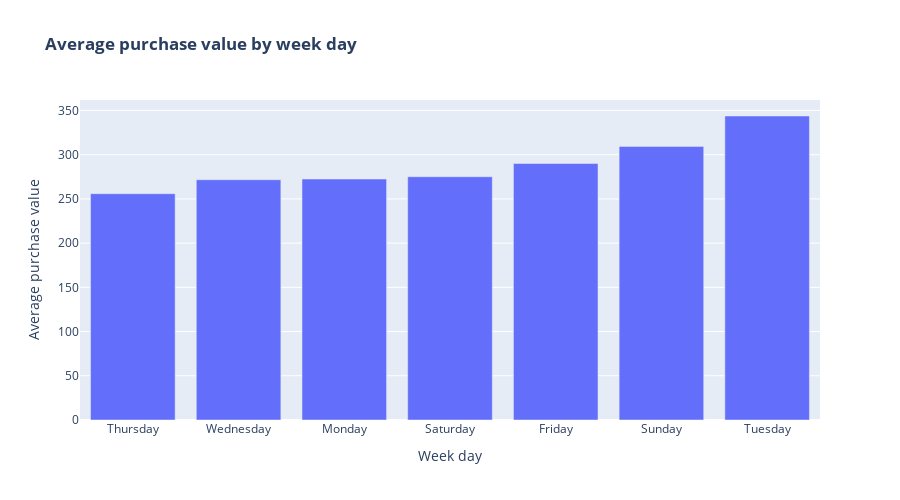

Notebook source saved alongside this figure:
### Code cell
# Create bar chart
fig = px.bar(weekday_avg_sales,
             x="week_day",
             y="total",
             title="<b>Average purchase value by week day</b>",
             labels={"week_day": "Week day", "total": "Average purchase value"})

# Set size
fig.update_layout(width=900, height=500) 

# Show the plot
fig.show()

### Figure 1 — Plotly figure (JSON) as saved in the notebook; plotly's stock layout.template omitted (floating-point values rounded to 4 significant figures)
{"data": [{"alignmentgroup": "True", "hovertemplate": "Week day=%{x}<br>Average purchase value=%{y}<extra></extra>", "legendgroup": "", "marker": {"color": "#636efa", "pattern": {"shape": ""}}, "name": "", "offsetgroup": "", "orientation": "v", "showlegend": false, "textposition": "auto", "x": ["Thursday", "Wednesday", "Monday", "Saturday", "Friday", "Sunday", "Tuesday"], "xaxis": "x", "y": [255.9, 271.7, 272.4, 275.1, 290.0, 309.4, 343.8], "yaxis": "y", "type": "bar"}], "layout": {"xaxis": {"anchor": "y", "domain": [0, 1], "title": {"text": "Week day"}}, "yaxis": {"anchor": "x", "domain": [0, 1], "title": {"text": "Average purchase value"}}, "legend": {"tracegroupgap": 0}, "title": {"text": "<b>Average purchase value by week day</b>"}, "barmode": "relative", "width": 900, "height": 500}}
